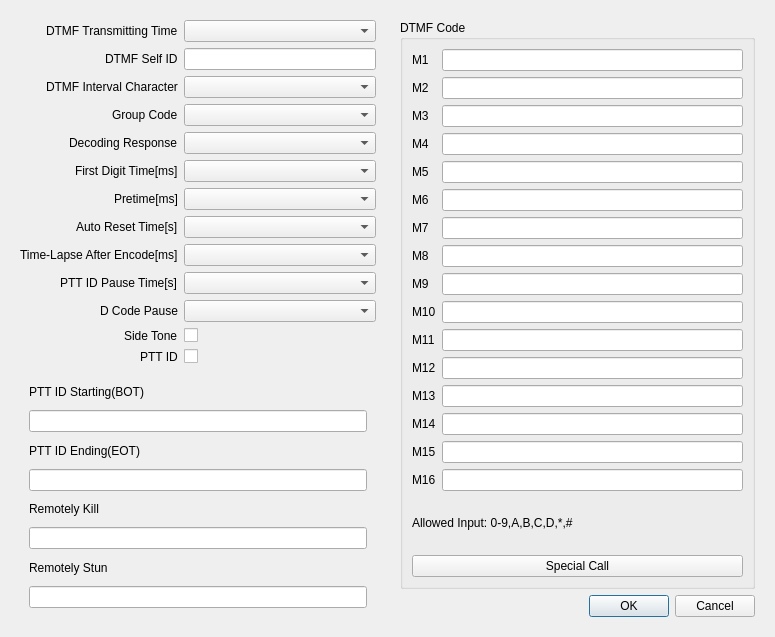
<?xml version="1.0" encoding="UTF-8"?>
<ui version="4.0">
 <class>DtmfSettingsDialog</class>
 <widget class="QDialog" name="DtmfSettingsDialog">
  <property name="geometry">
   <rect>
    <x>0</x>
    <y>0</y>
    <width>775</width>
    <height>637</height>
   </rect>
  </property>
  <property name="windowTitle">
   <string>DTMF Settings</string>
  </property>
  <layout class="QHBoxLayout" name="horizontalLayout">
   <item>
    <widget class="QWidget" name="widget" native="true">
     <layout class="QVBoxLayout" name="verticalLayout_2">
      <item>
       <layout class="QFormLayout" name="formLayout">
        <property name="labelAlignment">
         <set>Qt::AlignmentFlag::AlignRight|Qt::AlignmentFlag::AlignTrailing|Qt::AlignmentFlag::AlignVCenter</set>
        </property>
        <item row="0" column="0">
         <widget class="QLabel" name="label">
          <property name="text">
           <string>DTMF Transmitting Time</string>
          </property>
         </widget>
        </item>
        <item row="0" column="1">
         <widget class="QComboBox" name="txTimeCmbx"/>
        </item>
        <item row="1" column="0">
         <widget class="QLabel" name="label_2">
          <property name="text">
           <string>DTMF Self ID</string>
          </property>
         </widget>
        </item>
        <item row="1" column="1">
         <widget class="QLineEdit" name="selfIdTxt">
          <property name="maxLength">
           <number>3</number>
          </property>
          <property name="alignment">
           <set>Qt::AlignmentFlag::AlignCenter</set>
          </property>
         </widget>
        </item>
        <item row="2" column="0">
         <widget class="QLabel" name="label_3">
          <property name="text">
           <string>DTMF Interval Character</string>
          </property>
         </widget>
        </item>
        <item row="2" column="1">
         <widget class="QComboBox" name="intervalCharCmbx"/>
        </item>
        <item row="3" column="0">
         <widget class="QLabel" name="label_4">
          <property name="text">
           <string>Group Code</string>
          </property>
         </widget>
        </item>
        <item row="3" column="1">
         <widget class="QComboBox" name="groupCodeCmbx"/>
        </item>
        <item row="4" column="0">
         <widget class="QLabel" name="label_5">
          <property name="text">
           <string>Decoding Response</string>
          </property>
         </widget>
        </item>
        <item row="4" column="1">
         <widget class="QComboBox" name="decodingResponseCmbx"/>
        </item>
        <item row="5" column="0">
         <widget class="QLabel" name="label_6">
          <property name="text">
           <string>First Digit Time[ms]</string>
          </property>
         </widget>
        </item>
        <item row="5" column="1">
         <widget class="QComboBox" name="firstDigitTimeCmbx"/>
        </item>
        <item row="6" column="0">
         <widget class="QLabel" name="label_7">
          <property name="text">
           <string>Pretime[ms]</string>
          </property>
         </widget>
        </item>
        <item row="6" column="1">
         <widget class="QComboBox" name="pretimeCmbx"/>
        </item>
        <item row="7" column="0">
         <widget class="QLabel" name="label_8">
          <property name="text">
           <string>Auto Reset Time[s]</string>
          </property>
         </widget>
        </item>
        <item row="7" column="1">
         <widget class="QComboBox" name="autoResetTimeCmbx"/>
        </item>
        <item row="8" column="0">
         <widget class="QLabel" name="label_9">
          <property name="text">
           <string>Time-Lapse After Encode[ms]</string>
          </property>
         </widget>
        </item>
        <item row="8" column="1">
         <widget class="QComboBox" name="timeLapseCmbx"/>
        </item>
        <item row="9" column="0">
         <widget class="QLabel" name="label_10">
          <property name="text">
           <string>PTT ID Pause Time[s]</string>
          </property>
         </widget>
        </item>
        <item row="9" column="1">
         <widget class="QComboBox" name="pttIdPauseCmbx"/>
        </item>
        <item row="10" column="0">
         <widget class="QLabel" name="label_11">
          <property name="text">
           <string>D Code Pause</string>
          </property>
         </widget>
        </item>
        <item row="10" column="1">
         <widget class="QComboBox" name="dCodePauseCmbx"/>
        </item>
        <item row="11" column="0">
         <widget class="QLabel" name="label_12">
          <property name="text">
           <string>Side Tone</string>
          </property>
         </widget>
        </item>
        <item row="11" column="1">
         <widget class="QCheckBox" name="sideToneChbx">
          <property name="text">
           <string/>
          </property>
         </widget>
        </item>
        <item row="12" column="0">
         <widget class="QLabel" name="label_13">
          <property name="text">
           <string>PTT ID</string>
          </property>
         </widget>
        </item>
        <item row="12" column="1">
         <widget class="QCheckBox" name="pttIdChbx">
          <property name="text">
           <string/>
          </property>
         </widget>
        </item>
       </layout>
      </item>
      <item>
       <widget class="QWidget" name="widget_3" native="true">
        <layout class="QVBoxLayout" name="verticalLayout_4">
         <item>
          <widget class="QLabel" name="label_31">
           <property name="text">
            <string>PTT ID Starting(BOT)</string>
           </property>
          </widget>
         </item>
         <item>
          <widget class="QLineEdit" name="pttIdBotTxt">
           <property name="maxLength">
            <number>16</number>
           </property>
           <property name="alignment">
            <set>Qt::AlignmentFlag::AlignCenter</set>
           </property>
          </widget>
         </item>
         <item>
          <widget class="QLabel" name="label_32">
           <property name="text">
            <string>PTT ID Ending(EOT)</string>
           </property>
          </widget>
         </item>
         <item>
          <widget class="QLineEdit" name="pttIdEotTxt">
           <property name="maxLength">
            <number>16</number>
           </property>
           <property name="alignment">
            <set>Qt::AlignmentFlag::AlignCenter</set>
           </property>
          </widget>
         </item>
         <item>
          <widget class="QLabel" name="label_33">
           <property name="text">
            <string>Remotely Kill</string>
           </property>
          </widget>
         </item>
         <item>
          <widget class="QLineEdit" name="remotelyKillTxt">
           <property name="maxLength">
            <number>14</number>
           </property>
           <property name="alignment">
            <set>Qt::AlignmentFlag::AlignCenter</set>
           </property>
          </widget>
         </item>
         <item>
          <widget class="QLabel" name="label_34">
           <property name="text">
            <string>Remotely Stun</string>
           </property>
          </widget>
         </item>
         <item>
          <widget class="QLineEdit" name="remotelyStunTxt">
           <property name="maxLength">
            <number>14</number>
           </property>
           <property name="alignment">
            <set>Qt::AlignmentFlag::AlignCenter</set>
           </property>
          </widget>
         </item>
        </layout>
       </widget>
      </item>
     </layout>
    </widget>
   </item>
   <item>
    <widget class="QWidget" name="widget_2" native="true">
     <layout class="QVBoxLayout" name="verticalLayout">
      <item>
       <widget class="QGroupBox" name="groupBox">
        <property name="title">
         <string>DTMF Code</string>
        </property>
        <layout class="QVBoxLayout" name="verticalLayout_3">
         <item>
          <layout class="QFormLayout" name="formLayout_2">
           <item row="0" column="0">
            <widget class="QLabel" name="label_15">
             <property name="text">
              <string>M1</string>
             </property>
            </widget>
           </item>
           <item row="1" column="0">
            <widget class="QLabel" name="label_16">
             <property name="text">
              <string>M2</string>
             </property>
            </widget>
           </item>
           <item row="2" column="0">
            <widget class="QLabel" name="label_17">
             <property name="text">
              <string>M3</string>
             </property>
            </widget>
           </item>
           <item row="3" column="0">
            <widget class="QLabel" name="label_18">
             <property name="text">
              <string>M4</string>
             </property>
            </widget>
           </item>
           <item row="4" column="0">
            <widget class="QLabel" name="label_19">
             <property name="text">
              <string>M5</string>
             </property>
            </widget>
           </item>
           <item row="5" column="0">
            <widget class="QLabel" name="label_20">
             <property name="text">
              <string>M6</string>
             </property>
            </widget>
           </item>
           <item row="6" column="0">
            <widget class="QLabel" name="label_21">
             <property name="text">
              <string>M7</string>
             </property>
            </widget>
           </item>
           <item row="7" column="0">
            <widget class="QLabel" name="label_22">
             <property name="text">
              <string>M8</string>
             </property>
            </widget>
           </item>
           <item row="8" column="0">
            <widget class="QLabel" name="label_23">
             <property name="text">
              <string>M9</string>
             </property>
            </widget>
           </item>
           <item row="9" column="0">
            <widget class="QLabel" name="label_24">
             <property name="text">
              <string>M10</string>
             </property>
            </widget>
           </item>
           <item row="10" column="0">
            <widget class="QLabel" name="label_25">
             <property name="text">
              <string>M11</string>
             </property>
            </widget>
           </item>
           <item row="11" column="0">
            <widget class="QLabel" name="label_26">
             <property name="text">
              <string>M12</string>
             </property>
            </widget>
           </item>
           <item row="12" column="0">
            <widget class="QLabel" name="label_27">
             <property name="text">
              <string>M13</string>
             </property>
            </widget>
           </item>
           <item row="13" column="0">
            <widget class="QLabel" name="label_28">
             <property name="text">
              <string>M14</string>
             </property>
            </widget>
           </item>
           <item row="14" column="0">
            <widget class="QLabel" name="label_29">
             <property name="text">
              <string>M15</string>
             </property>
            </widget>
           </item>
           <item row="15" column="0">
            <widget class="QLabel" name="label_30">
             <property name="text">
              <string>M16</string>
             </property>
            </widget>
           </item>
           <item row="0" column="1">
            <widget class="QLineEdit" name="m1Txt">
             <property name="maxLength">
              <number>16</number>
             </property>
             <property name="alignment">
              <set>Qt::AlignmentFlag::AlignCenter</set>
             </property>
            </widget>
           </item>
           <item row="1" column="1">
            <widget class="QLineEdit" name="m2Txt">
             <property name="maxLength">
              <number>16</number>
             </property>
             <property name="alignment">
              <set>Qt::AlignmentFlag::AlignCenter</set>
             </property>
            </widget>
           </item>
           <item row="2" column="1">
            <widget class="QLineEdit" name="m3Txt">
             <property name="maxLength">
              <number>16</number>
             </property>
             <property name="alignment">
              <set>Qt::AlignmentFlag::AlignCenter</set>
             </property>
            </widget>
           </item>
           <item row="3" column="1">
            <widget class="QLineEdit" name="m4Txt">
             <property name="maxLength">
              <number>16</number>
             </property>
             <property name="alignment">
              <set>Qt::AlignmentFlag::AlignCenter</set>
             </property>
            </widget>
           </item>
           <item row="4" column="1">
            <widget class="QLineEdit" name="m5Txt">
             <property name="maxLength">
              <number>16</number>
             </property>
             <property name="alignment">
              <set>Qt::AlignmentFlag::AlignCenter</set>
             </property>
            </widget>
           </item>
           <item row="5" column="1">
            <widget class="QLineEdit" name="m6Txt">
             <property name="maxLength">
              <number>16</number>
             </property>
             <property name="alignment">
              <set>Qt::AlignmentFlag::AlignCenter</set>
             </property>
            </widget>
           </item>
           <item row="6" column="1">
            <widget class="QLineEdit" name="m7Txt">
             <property name="maxLength">
              <number>16</number>
             </property>
             <property name="alignment">
              <set>Qt::AlignmentFlag::AlignCenter</set>
             </property>
            </widget>
           </item>
           <item row="7" column="1">
            <widget class="QLineEdit" name="m8Txt">
             <property name="maxLength">
              <number>16</number>
             </property>
             <property name="alignment">
              <set>Qt::AlignmentFlag::AlignCenter</set>
             </property>
            </widget>
           </item>
           <item row="9" column="1">
            <widget class="QLineEdit" name="m10Txt">
             <property name="maxLength">
              <number>16</number>
             </property>
             <property name="alignment">
              <set>Qt::AlignmentFlag::AlignCenter</set>
             </property>
            </widget>
           </item>
           <item row="8" column="1">
            <widget class="QLineEdit" name="m9Txt">
             <property name="maxLength">
              <number>16</number>
             </property>
             <property name="alignment">
              <set>Qt::AlignmentFlag::AlignCenter</set>
             </property>
            </widget>
           </item>
           <item row="10" column="1">
            <widget class="QLineEdit" name="m11Txt">
             <property name="maxLength">
              <number>16</number>
             </property>
             <property name="alignment">
              <set>Qt::AlignmentFlag::AlignCenter</set>
             </property>
            </widget>
           </item>
           <item row="11" column="1">
            <widget class="QLineEdit" name="m12Txt">
             <property name="maxLength">
              <number>16</number>
             </property>
             <property name="alignment">
              <set>Qt::AlignmentFlag::AlignCenter</set>
             </property>
            </widget>
           </item>
           <item row="12" column="1">
            <widget class="QLineEdit" name="m13Txt">
             <property name="maxLength">
              <number>16</number>
             </property>
             <property name="alignment">
              <set>Qt::AlignmentFlag::AlignCenter</set>
             </property>
            </widget>
           </item>
           <item row="13" column="1">
            <widget class="QLineEdit" name="m14Txt">
             <property name="maxLength">
              <number>16</number>
             </property>
             <property name="alignment">
              <set>Qt::AlignmentFlag::AlignCenter</set>
             </property>
            </widget>
           </item>
           <item row="14" column="1">
            <widget class="QLineEdit" name="m15Txt">
             <property name="maxLength">
              <number>16</number>
             </property>
             <property name="alignment">
              <set>Qt::AlignmentFlag::AlignCenter</set>
             </property>
            </widget>
           </item>
           <item row="15" column="1">
            <widget class="QLineEdit" name="m16Txt">
             <property name="maxLength">
              <number>16</number>
             </property>
             <property name="alignment">
              <set>Qt::AlignmentFlag::AlignCenter</set>
             </property>
            </widget>
           </item>
          </layout>
         </item>
         <item>
          <widget class="QLabel" name="label_14">
           <property name="text">
            <string>Allowed Input: 0-9,A,B,C,D,*,#</string>
           </property>
          </widget>
         </item>
         <item>
          <widget class="QPushButton" name="specialCallBtn">
           <property name="text">
            <string>Special Call</string>
           </property>
          </widget>
         </item>
        </layout>
       </widget>
      </item>
      <item>
       <widget class="QDialogButtonBox" name="buttonBox">
        <property name="orientation">
         <enum>Qt::Orientation::Horizontal</enum>
        </property>
        <property name="standardButtons">
         <set>QDialogButtonBox::StandardButton::Cancel|QDialogButtonBox::StandardButton::Ok</set>
        </property>
       </widget>
      </item>
     </layout>
    </widget>
   </item>
  </layout>
 </widget>
 <resources/>
 <connections>
  <connection>
   <sender>buttonBox</sender>
   <signal>accepted()</signal>
   <receiver>DtmfSettingsDialog</receiver>
   <slot>accept()</slot>
   <hints>
    <hint type="sourcelabel">
     <x>248</x>
     <y>254</y>
    </hint>
    <hint type="destinationlabel">
     <x>157</x>
     <y>274</y>
    </hint>
   </hints>
  </connection>
  <connection>
   <sender>buttonBox</sender>
   <signal>rejected()</signal>
   <receiver>DtmfSettingsDialog</receiver>
   <slot>reject()</slot>
   <hints>
    <hint type="sourcelabel">
     <x>316</x>
     <y>260</y>
    </hint>
    <hint type="destinationlabel">
     <x>286</x>
     <y>274</y>
    </hint>
   </hints>
  </connection>
 </connections>
</ui>
